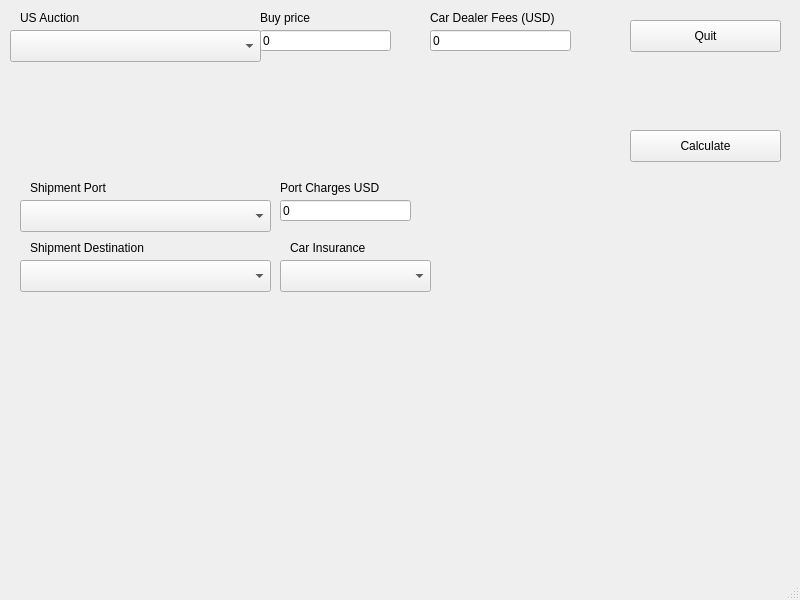
<?xml version="1.0" encoding="UTF-8"?>
<ui version="4.0">
 <class>MainWindow</class>
 <widget class="QMainWindow" name="MainWindow">
  <property name="geometry">
   <rect>
    <x>0</x>
    <y>0</y>
    <width>800</width>
    <height>600</height>
   </rect>
  </property>
  <property name="windowTitle">
   <string>MainWindow</string>
  </property>
  <widget class="QWidget" name="centralwidget">
   <widget class="QWidget" name="widget" native="true">
    <property name="geometry">
     <rect>
      <x>10</x>
      <y>0</y>
      <width>781</width>
      <height>571</height>
     </rect>
    </property>
    <widget class="QComboBox" name="CB_Auction">
     <property name="geometry">
      <rect>
       <x>0</x>
       <y>30</y>
       <width>251</width>
       <height>32</height>
      </rect>
     </property>
    </widget>
    <widget class="QPushButton" name="pushButton">
     <property name="geometry">
      <rect>
       <x>620</x>
       <y>130</y>
       <width>151</width>
       <height>32</height>
      </rect>
     </property>
     <property name="text">
      <string>Calculate</string>
     </property>
    </widget>
    <widget class="QComboBox" name="mCBDestinationCountry">
     <property name="geometry">
      <rect>
       <x>10</x>
       <y>260</y>
       <width>251</width>
       <height>32</height>
      </rect>
     </property>
    </widget>
    <widget class="QComboBox" name="CB_USPortLoading">
     <property name="geometry">
      <rect>
       <x>10</x>
       <y>200</y>
       <width>251</width>
       <height>32</height>
      </rect>
     </property>
    </widget>
    <widget class="QLabel" name="lAuction">
     <property name="geometry">
      <rect>
       <x>10</x>
       <y>10</y>
       <width>121</width>
       <height>16</height>
      </rect>
     </property>
     <property name="text">
      <string>US Auction</string>
     </property>
    </widget>
    <widget class="QLabel" name="lDestinationCountry">
     <property name="geometry">
      <rect>
       <x>20</x>
       <y>240</y>
       <width>131</width>
       <height>16</height>
      </rect>
     </property>
     <property name="text">
      <string>Shipment Destination</string>
     </property>
    </widget>
    <widget class="QLabel" name="lUSPort">
     <property name="geometry">
      <rect>
       <x>20</x>
       <y>180</y>
       <width>131</width>
       <height>16</height>
      </rect>
     </property>
     <property name="text">
      <string>Shipment Port</string>
     </property>
    </widget>
    <widget class="QLabel" name="lCarDealerFee">
     <property name="geometry">
      <rect>
       <x>420</x>
       <y>10</y>
       <width>141</width>
       <height>16</height>
      </rect>
     </property>
     <property name="text">
      <string>Car Dealer Fees (USD)</string>
     </property>
    </widget>
    <widget class="QLabel" name="lPortCharges">
     <property name="geometry">
      <rect>
       <x>270</x>
       <y>180</y>
       <width>121</width>
       <height>16</height>
      </rect>
     </property>
     <property name="text">
      <string>Port Charges USD</string>
     </property>
    </widget>
    <widget class="QLineEdit" name="lEditPortCharges">
     <property name="geometry">
      <rect>
       <x>270</x>
       <y>200</y>
       <width>131</width>
       <height>21</height>
      </rect>
     </property>
     <property name="text">
      <string>0</string>
     </property>
    </widget>
    <widget class="QLineEdit" name="lEditCarDealerFees">
     <property name="geometry">
      <rect>
       <x>420</x>
       <y>30</y>
       <width>141</width>
       <height>21</height>
      </rect>
     </property>
     <property name="text">
      <string>0</string>
     </property>
    </widget>
    <widget class="QLabel" name="lCarInsurance">
     <property name="geometry">
      <rect>
       <x>280</x>
       <y>240</y>
       <width>131</width>
       <height>16</height>
      </rect>
     </property>
     <property name="text">
      <string>Car Insurance</string>
     </property>
    </widget>
    <widget class="QComboBox" name="CB_CarInsurance">
     <property name="geometry">
      <rect>
       <x>270</x>
       <y>260</y>
       <width>151</width>
       <height>32</height>
      </rect>
     </property>
    </widget>
    <widget class="QLabel" name="lAuctionPrice">
     <property name="geometry">
      <rect>
       <x>250</x>
       <y>10</y>
       <width>121</width>
       <height>16</height>
      </rect>
     </property>
     <property name="text">
      <string>Buy price</string>
     </property>
    </widget>
    <widget class="QLineEdit" name="lEditBrokerFees">
     <property name="geometry">
      <rect>
       <x>250</x>
       <y>30</y>
       <width>131</width>
       <height>21</height>
      </rect>
     </property>
     <property name="text">
      <string>0</string>
     </property>
    </widget>
    <widget class="QPushButton" name="pushButtonQuit">
     <property name="geometry">
      <rect>
       <x>620</x>
       <y>20</y>
       <width>151</width>
       <height>32</height>
      </rect>
     </property>
     <property name="text">
      <string>Quit</string>
     </property>
    </widget>
   </widget>
  </widget>
  <widget class="QStatusBar" name="statusbar"/>
 </widget>
 <resources/>
 <connections/>
</ui>
